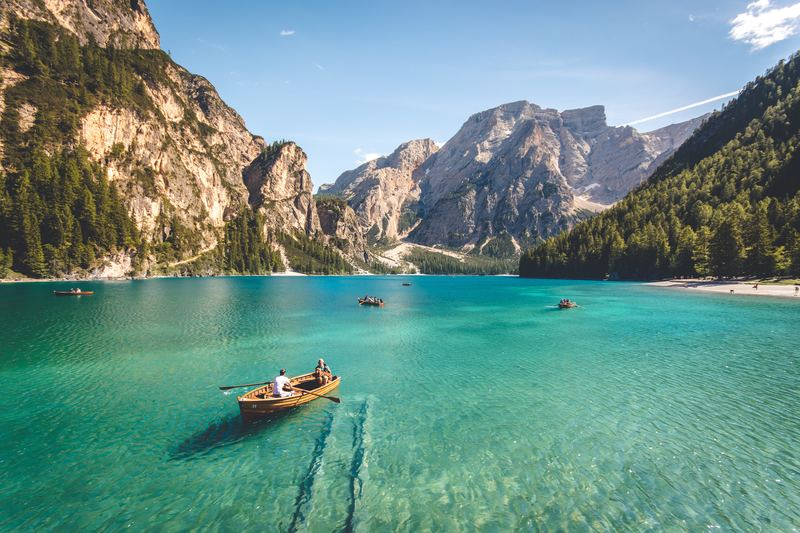
#> input picture boat.jpg, 800 x 533 px
$ python seam_carving.py boat.jpg 5 5
#> lines starting #> are read from the running program, lines starting #| are printed output that depends on the picture
# -*- coding: utf-8 -*-

from PIL import Image
import numpy as np
import sys
import math

'''
Première étape : Détermination de la carte d'énergie de l'image (gradient) en utilisant un dual gradient.

Cette fonction permet de déterminer et afficher le gradient de l'image donnée.
Nous avons utilisé les fonctions décrites dans ce site que nous l'avons trouvé intéressant :
https://www.datasciencecentral.com/profiles/blogs/seam-carving-using-dynamic-programming-to-implement-context-aware
'''
def gradient(image):
  image1 = image.load()
  image2 = Image.new('L', (image.size[0], image.size[1]))
  image3 = image2.load()

  for x in range(image.size[0]):
    for y in range(image.size[1]):
      xpl = (x-1) % image.size[0]
      xpr = (x+1) % image.size[0]
      ypu = (y-1) % image.size[1]
      ypd = (y+1) % image.size[1]
      drx = image1[xpl, y][0] - image1[xpr, y][0]
      dgx = image1[xpl, y][1] - image1[xpr, y][1]
      dbx = image1[xpl, y][2] - image1[xpr, y][2]
      dry = image1[x, ypu][0] - image1[x, ypd][0]
      dgy = image1[x, ypu][1] - image1[x, ypd][1]
      dby = image1[x, ypu][2] - image1[x, ypd][2]
      G = round(math.sqrt(math.pow(drx, 2) + math.pow(dgx, 2) + math.pow(dbx, 2) + math.pow(dry, 2) + math.pow(dgy, 2) + math.pow(dby, 2)))
      image3[x,y] = (G,)

  return image2


'''
Deuxième étape : Détermination de la seam optimal.

Cette fonction calcule une matrice de coût d'une image à partir de son gradient
'''
def calculate_cost_matrix(gradient_image):
    image = gradient_image
    cost_matrix = [[0 for i in range(image.size[0])] for j in range(image.size[1])]
    pixels = image.load()

    # Ici on calcule la matrice des coûts
    for y in range(0, image.size[1]):
        if y > 0:
            last_line = cost_matrix[y-1]

        #On crée un nouveau tableau pour chaque ligne du tableau
        for x in range(0, image.size[0]):

            if y > 0:
                if x > 0 and x < image.size[0] - 1:
                    #Dans ce cas là, on se retrouve au milieu et donc le cout du pixel est la somme de la valeur du pixel
                    #avec le minimum du cout du pixel en haut et celui en haut à droite et celui en haut à gauche
                    cost = pixels[x, y] + min(last_line[x-1], last_line[x], last_line[x+1])

                elif x <= 0:
                    #Dans ce cas là on est à gauche de l'image et donc le cout du pixel est la somme
                    #de la valeur du pixel avec le minimum du cout du pixel en haut et celui en haut à droite
                    cost = pixels[x, y] + min(last_line[x], last_line[x+1])

                elif x >= image.size[0]-1:
                    #Dans ce cas là on est à droite de l'image et donc le cout du pixel est la somme
                    #de la valeur du pixel avec le minimum du cout du pixel en haut et celui en haut à gauche
                    cost = pixels[x, y] + min(last_line[x-1], last_line[x])

            else:
                cost = pixels[x, y]

            #Puis on rajoute le cout du pixel
            cost_matrix[y][x] = cost

    return cost_matrix

'''
Deuxième étape : Détermination de la seam optimal.

Cette fonction détermine la seam optimale, qui sera enlevée, à partir de la matrice des coûts
'''
def sema_detection(cost_matrix):
    seam = []
    y = len(cost_matrix)-1

    # dans la ligne tout en bas de l'image
    # On cherche la valeur minimum sur toute la ligne
    x = int(np.argmin(cost_matrix[y]))
    # On rajoute au seam le tuple du pixel à supprimer sur la ligne du bas
    seam += [(x, y)]

    # Pour toutes les autres lignes que celle du bas on va remonter
    for y in range(len(cost_matrix)-2, -1, -1):

        if x-1 < 0:
            # on est à gauche de l'image
            x = int(np.argmin(cost_matrix[y][x:x + 2])) + x

        elif x+1 >= len(cost_matrix[0]):
            # on est à droite de l'image
            x = int(np.argmin(cost_matrix[y][x - 1:x + 1])) + x - 1

        else:
            # on est au milieu de l'image
            x = int(np.argmin(cost_matrix[y][x - 1:x + 2])) + x - 1

        #  une fois ce minimum au niveau des couts calculé, on ajoute cela au seam
        seam += [(x, y)]
    # une fois toutes les lignes traitées on peut retourner la liste de tuples contenant les poins à supprimer
    return seam


'''
Troisième étape : Destruction de la seam déterminée et décalage de l'image

Cette fonction permet de supprimer la seam optimale calculée, d'abord on suprrime la seam en décalant les pixels par dessus
et puis on redimensionnemene l'image
'''
def delete_seam(im, seam):
    image = im.load()
    for element in seam: #pour chaque element du seam (de la forme (x,y))
        for x in range (element[0], im.size[0]-1):
            image[x, element[1]] = image[x+1, element[1]]

    boundries = (0, 0, im.size[0]-1, im.size[1])
    result_image = im.crop(boundries)
    #On retourne l'image modifiée
    return  result_image


'''
Cette fonction permet de la fonctionnalité de seam carving horizontalement sur une image
'''
def apply_horizontal_carving(image1, image2):
    cost_matrix = calculate_cost_matrix(image2)
    seam = sema_detection(cost_matrix)
    image1 = delete_seam(image1, seam)
    image2 = delete_seam(image2, seam)

    return (image1, image2)


'''
Cette fonction permet de la fonctionnalité de seam carving verticalement sur une image
'''
def apply_vertical_carving(image1, image2):
    image1 = image1.rotate(-90, expand=True)
    image2 = image2.rotate(-90, expand=True)

    image1, image2 = apply_horizontal_carving(image1, image2)

    image1 = image1.rotate(90, expand=True)
    image2 = image2.rotate(90, expand=True)

    return (image1, image2)


'''
La fonction principale
'''
def main():
    file_path = str(sys.argv[1])
    horizontal_percentage = int(sys.argv[2])
    vertical_percentage = int(sys.argv[3])

    if(horizontal_percentage < 0):
        print("Le troisème argument ne peut pas être négatif")
        exit()

    if(vertical_percentage < 0):
        print("Le quatrième argument ne peut pas être négatif")
        exit()

    if(horizontal_percentage > 100):
        print("Le troisème argument ne peut pas dépasser la taille de l'image")
        exit()

    if(vertical_percentage > 100):
        print("Le quatrième argument ne peut pas dépasser la taille de l'image")
        exit()

    image1 = Image.open(file_path)
#> image1 is the input picture: PIL image 800x533 RGB; mean R, G, B 106.8, 143.5, 135.9
    image2 = gradient(image1)
#> in gradient, `image2 = Image.new('L', (image.size[0], image.size[1]))`: image2: PIL image 800x533 L; every value is 0

    count = (horizontal_percentage/100) * image1.size[0]
#> count = 40
    while count > 0:
        image1, image2 = apply_horizontal_carving(image1, image2)
        count -= 1
#> this loop made 40 passes
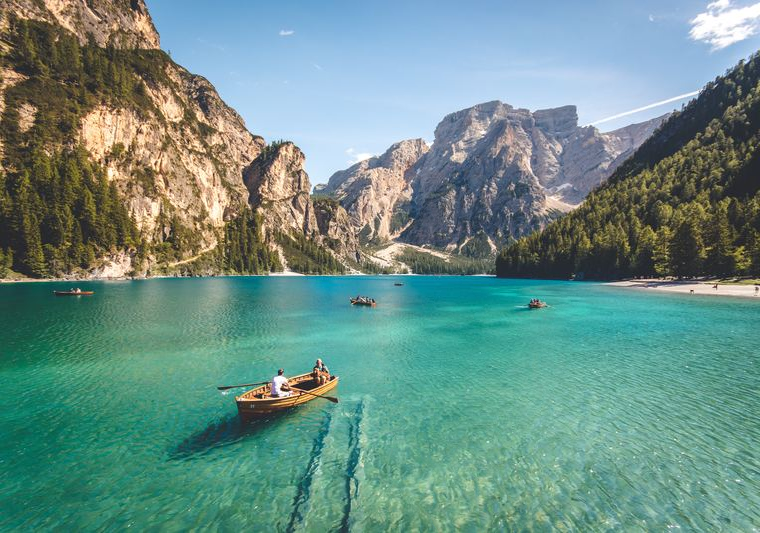
#> image1: PIL image 760x533 RGB; mean R, G, B 106.8, 142.9, 134.8
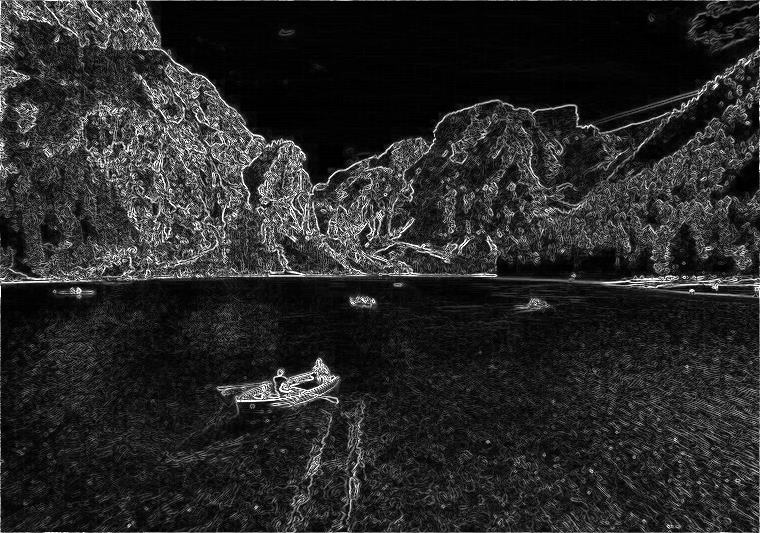
#> image2: PIL image 760x533 L; min 0, max 255, mean 39.6
#> after the loop, count = 0

    count = (vertical_percentage/100) * image1.size[1]
#> count = 26.65
    while count > 0:
        image1, image2 = apply_vertical_carving(image1, image2)
        count -= 1
#> this loop made 27 passes
#> pass 1, in apply_vertical_carving, `image1 = image1.rotate(-90, expand=True)`:
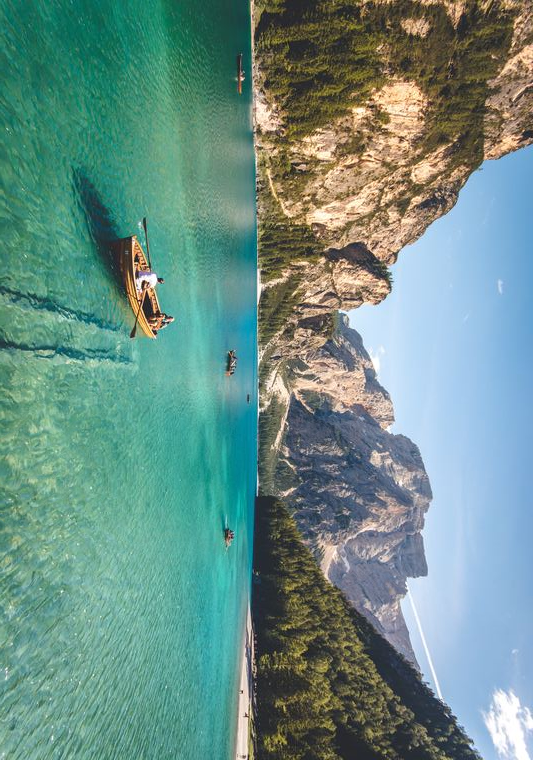
#> image1: PIL image 533x760 RGB; mean R, G, B 106.8, 142.9, 134.8
#> pass 1, in apply_vertical_carving, `image2 = image2.rotate(-90, expand=True)`:
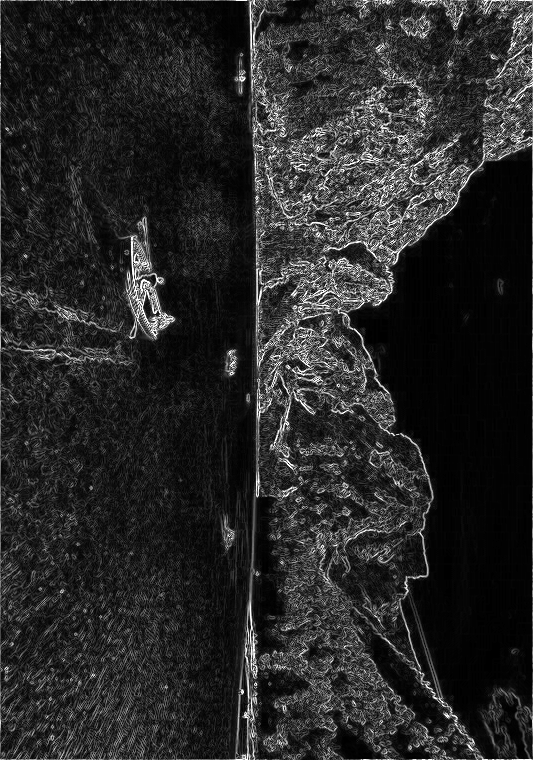
#> image2: PIL image 533x760 L; min 0, max 255, mean 39.6
#> pass 1, in delete_seam (call 82), `result_image = im.crop(boundries)`:
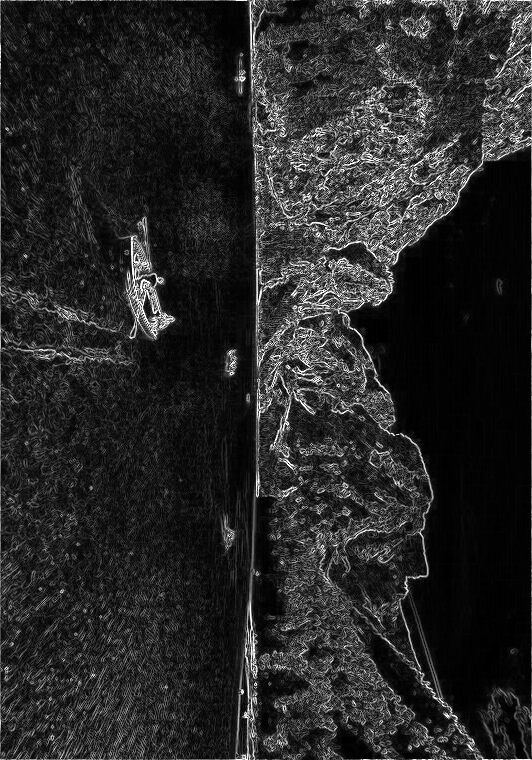
#> result_image: PIL image 532x760 L; min 0, max 255, mean 39.6
#> after the loop:
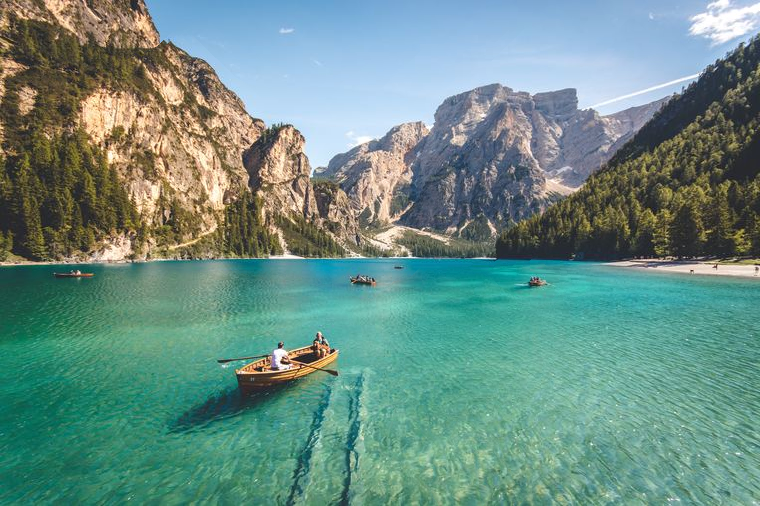
#> image1: PIL image 760x506 RGB; mean R, G, B 106.5, 142.2, 132.9
#> after the loop:
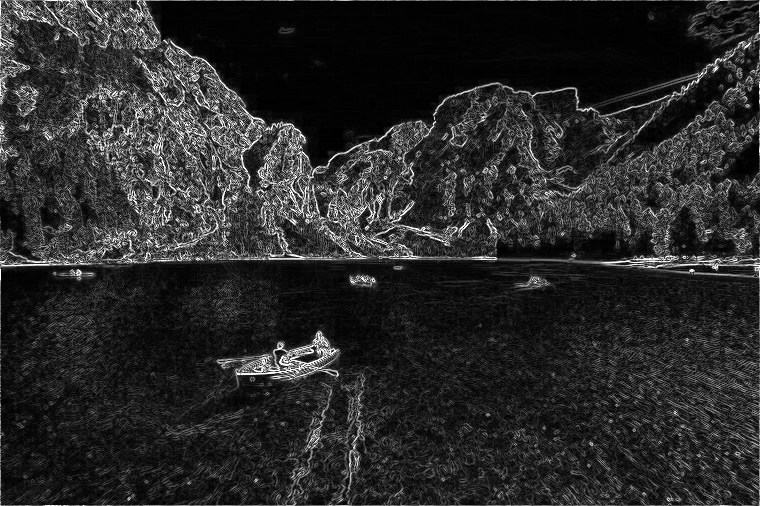
#> image2: PIL image 760x506 L; min 0, max 255, mean 41.3
#> after the loop, count = -0.35

    image1.save(file_path.split('.')[0] + "_" + str(horizontal_percentage) + '_' + str(vertical_percentage) + '.jpg')


'''
Appel à la fonction principale
'''
main()
